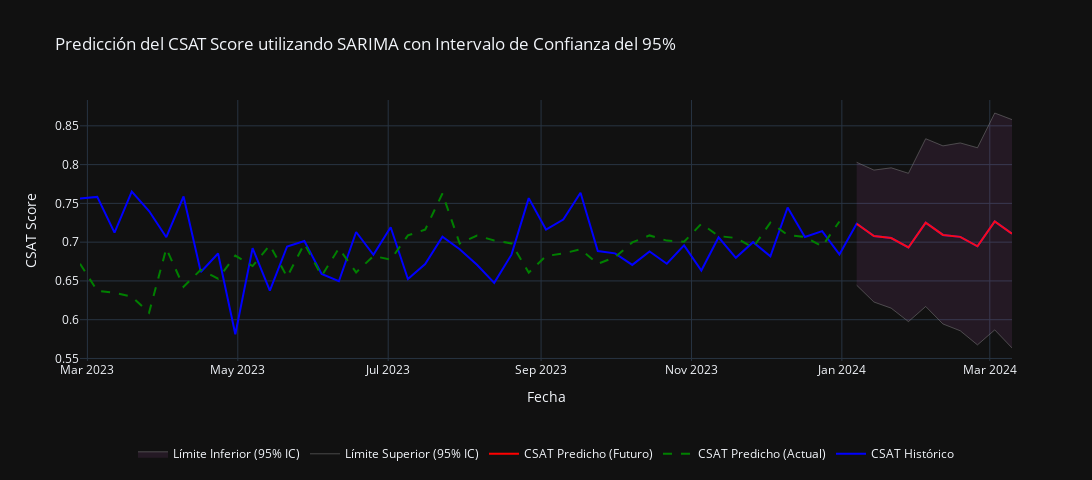

Source (notebook cell):
### Code cell
### VISUALIZACIÓN DE LAS PREDICCIONES, VALORES REALES Y INTERVALOS DE CONFIANZA

import plotly.graph_objects as go

# Crear la figura
fig = go.Figure()

# Agregar los valores históricos
fig.add_trace(go.Scatter(
    x=combined_df2["Semana"],
    y=combined_df2['CSAT'],
    mode='lines',
    name='CSAT Histórico',
    line=dict(color='blue')
))

# Agregar los valores predichos para los datos históricos
fig.add_trace(go.Scatter(
    x=combined_df2["Semana"],
    y=combined_df2['SARIMA Predictions'],
    mode='lines',
    name='CSAT Predicho (Actual)',
    line=dict(color='green', dash='dash')
))

# Agregar las predicciones futuras
fig.add_trace(go.Scatter(
    x=combined_df2["Semana"].tail(10),
    y=combined_df2['CSAT'].tail(10),
    mode='lines',
    name='CSAT Predicho (Futuro)',
    line=dict(color='red')
))

# Agregar el intervalo de confianza del 95%
fig.add_trace(go.Scatter(
    x=combined_df2["Semana"],
    y=combined_df2['Upper CI'],
    mode='lines',
    name='Límite Superior (95% IC)',
    line=dict(color='gray', width=0.5)
))
fig.add_trace(go.Scatter(
    x=combined_df2["Semana"],
    y=combined_df2['Lower CI'],
    mode='lines',
    name='Límite Inferior (95% IC)',
    line=dict(color='gray', width=0.5),
    fill='tonexty',  # Rellenar el área entre los límites superior e inferior
    fillcolor='rgba(200, 100, 200, 0.1)'
))

# Personalizar el gráfico
fig.update_layout(
    title='Predicción del CSAT Score utilizando SARIMA con Intervalo de Confianza del 95%',
    xaxis_title='Fecha',
    yaxis_title='CSAT Score',
    hovermode='x unified',
    template = "plotly_dark",
    width=1100, height=480,
    legend=dict(
        orientation="h",
        y=-0.3,
        x=0.5,
        xanchor="center"
    ),
    showlegend=True
)

# Mostrar el gráfico
fig.show()
